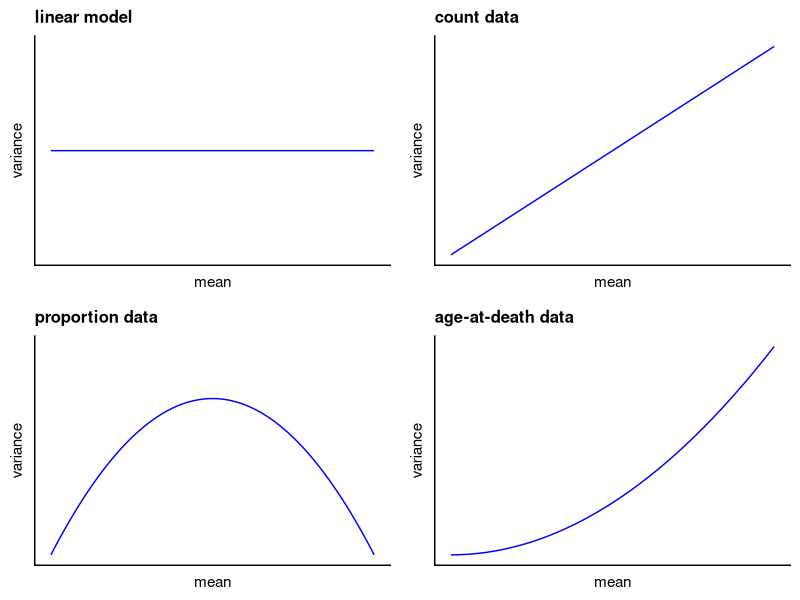

Here is the R script that generated this plot:
## ---- chunk 1
library(tidyverse)
library(here)
library(cowplot)
options(kableExtra.auto_format = FALSE)
library(kableExtra)
## ---- chunk 2
base<-ggplot () +
  xlim(0,1) +
  ylim(0,1) +
  theme_cowplot() +
  theme(axis.text=element_blank(),
        axis.ticks=element_blank(),
        axis.title=element_text(size = 11),
        plot.title=element_text(size = 12))

p1<-base + geom_function(fun=function(x) 0.5,colour="blue") + labs(x = "mean", y = "variance", title = "linear model")
p2<-base + geom_function(fun=function(x) x, colour="blue") + labs(x = "mean", y = "variance", title = "count data")
p3<-base + geom_function(fun=function(x) 3*x*(1-x), colour="blue") + labs(x = "mean", y = "variance", title = "proportion data")
p4<-base + geom_function(fun=function(x) x^2, colour="blue") +labs(x = "mean", y = "variance", title = "age-at-death data")


plot_grid(p1,p2,p3,p4,nrow=2)
## ---- chunk 3
library(knitr)
df <- data.frame(Model = c("linear", "log linear","logistic","gamma"), 
                 Deviance = c("$\\sum \\left(y-\\hat{y}\\right)^2$",
                              "$2\\sum y\\log{\\left(\\dfrac{y}{\\hat{y}}\\right)}$",
                              "$2\\sum y\\log{\\left(\\dfrac{y}{\\hat{y}}\\right)} +(n-y)\\log{\\left(\\dfrac{n-y}{n-\\hat{y}}\\right)}$",
                              "$2\\sum {\\dfrac{(y-\\hat{y})}{y} - \\log{\\left(\\dfrac{y}{\\hat{y}}\\right)} }$"), 
                 Error = c("Gaussian", "Poisson","binomial","gamma"),
                 Link = c("identity","log","logit","reciprocal"))

df |>
  kable(col.names = c("Model", "Deviance", "Error","Link"), escape = F, caption = "") |>
  kable_styling(latex_options = "hold_position")
